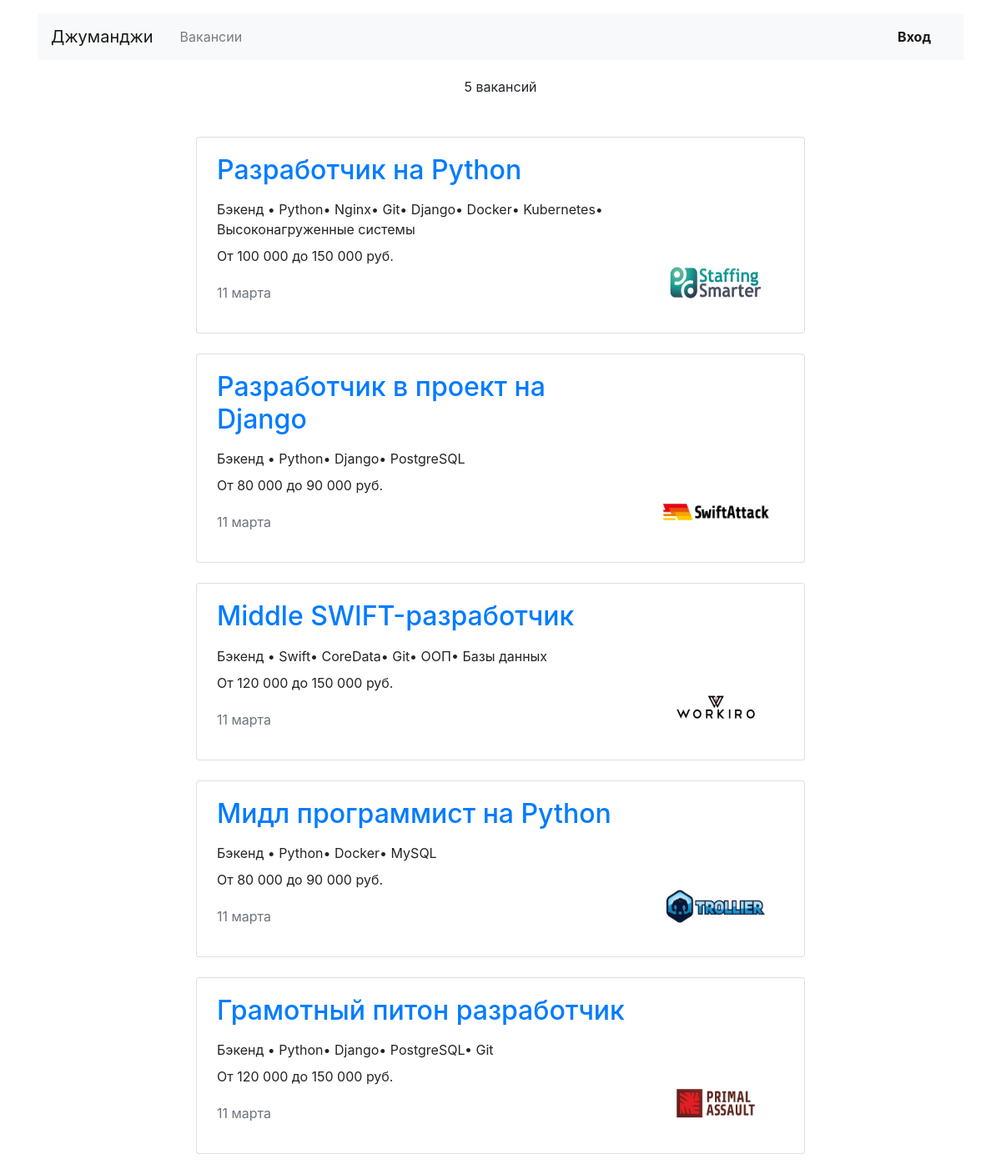
Page /vacancies/ on the committed database.
### junior_hunter/models.py (models this page shows, shortened)
class Vacancy(models.Model):
    title = CharField(max_length=100)
    specialty = ForeignKey(Specialty, related_name='vacancies', on_delete=models.PROTECT)
    company = ForeignKey(Company, related_name='vacancies', on_delete=models.PROTECT)
    skills = CharField(max_length=100)
    description = TextField()
    salary_min = IntegerField()
    salary_max = IntegerField()
    published_at = DateTimeField()
    class Meta:
        verbose_name_plural = 'vacancies'

class Specialty(models.Model):
    code = CharField(max_length=100, primary_key=True)  # TODO сделать полем с выбором, возможно из другой модели
    title = CharField(max_length=100)
    picture = ImageField(upload_to=MEDIA_SPECIALITY_IMAGE_DIR)

class Company(models.Model):
    name = CharField(max_length=255)
    location = CharField(max_length=255)  # TODO сделать полем с выбором, возможно из другой модели
    logo = ImageField(upload_to=MEDIA_COMPANY_IMAGE_DIR)
    description = TextField()
    employee_count = IntegerField()
    owner = OneToOneField(User, null=True, on_delete=models.PROTECT)
    class Meta:
        verbose_name_plural = 'companies'

### junior_hunter/views.py (the view)
# urls.py: path('vacancies/', AllVacanciesView.as_view(), name='all_vacancies'),
class AllVacanciesView(ListView):
    template_name = 'junior_hunter/vacancies.html'
    model = Vacancy

### junior_hunter/templatetags/filters.py (called while the page is built, shortened)
@register.filter(is_safe=False)
@stringfilter
def rupluralize(value, forms):
    try:
        one, two, many = forms.split(u',')
        value = str(value)[-2:]  # 314 -> 14
        if (21 > int(value) > 4):
            return many
    except (ValueError, TypeError):
        return ''

@register.filter
def readable_price(number) -> str:
    return '{:,}'.format(number).replace(',', ' ')

@register.filter
def split(value: str, separator: str) -> List[str]:
    return value.split(separator)

### junior_hunter/templates/junior_hunter/vacancies.html (shortened to what this page needs)
{% extends 'junior_hunter/base.html' %}
{% load filters %}
{% block main %}
  <main class="container mt-3">
    <section>
      <p class="text-center pt-1">{{ object_list|length }} {{ object_list|length|rupluralize:"вакансия,вакансии,вакансий" }} </p>
      <div class="row mt-5">
        <div class="col-12 col-lg-8 offset-lg-2 m-auto">
          {% for cur_vacancy in object_list %}
              {% include 'junior_hunter/one_vacancy_card.html' %}
          {% endfor %}
        </div>
      </div>
    </section>
  </main>
{% endblock %}

### junior_hunter/templates/junior_hunter/one_vacancy_card.html
{% load filters %}
<div class="card mb-4">
    <div class="card-body px-4">
      <div class="row">
        <div class="col-12 col-md-8 col-lg-9">
          <a href="{% url 'vacancy' cur_vacancy.id%}"><h2 class="h2 pb-2">{{ cur_vacancy.title }}</h2> </a>
          <p class="mb-2">{{ cur_vacancy.specialty.title }} • {{ cur_vacancy.skills|split:','|join:'•'}}</p>
          <p>От {{ cur_vacancy.salary_min|readable_price }} до {{ cur_vacancy.salary_max|readable_price }} руб.</p>
          <p class="text-muted pt-1">{{ cur_vacancy.published_at|date:'j E' }}</p>
        </div>
        <div class="col-12 col-md-4 col-lg-3 d-flex align-items-end">
          <a href="#"><img src="{{ cur_vacancy.company.logo.url }}" alt="https://place-hold.it/130x80" width="130" height="80" alt=""></a>
        </div>
      </div>
    </div>
</div>

### rows in the picture
Vacancy: title "Разработчик на Python", specialty "Бэкенд", skills|split "Python• Nginx• Git• Django• Docker• Kubernetes• Высоконагруженные системы", salary_min|readable_price "100 000", salary_max|readable_price "150 000", published_at "11 марта", company.logo (picture)
Vacancy: title "Разработчик в проект на Django", specialty "Бэкенд", skills|split "Python• Django• PostgreSQL", salary_min|readable_price "80 000", salary_max|readable_price "90 000", published_at "11 марта", company.logo (picture)
Vacancy: title "Middle SWIFT-разработчик", specialty "Бэкенд", skills|split "Swift• CoreData• Git• ООП• Базы данных", salary_min|readable_price "120 000", salary_max|readable_price "150 000", published_at "11 марта", company.logo (picture)
Vacancy: title "Мидл программист на Python", specialty "Бэкенд", skills|split "Python• Docker• MySQL", salary_min|readable_price "80 000", salary_max|readable_price "90 000", published_at "11 марта", company.logo (picture)
Vacancy: title "Грамотный питон разработчик", specialty "Бэкенд", skills|split "Python• Django• PostgreSQL• Git", salary_min|readable_price "120 000", salary_max|readable_price "150 000", published_at "11 марта", company.logo (picture)

### other values in the picture
{{ object_list|length }} "5"
{{ object_list|length|rupluralize:"вакансия,вакансии,вакансий" }} "вакансий"
